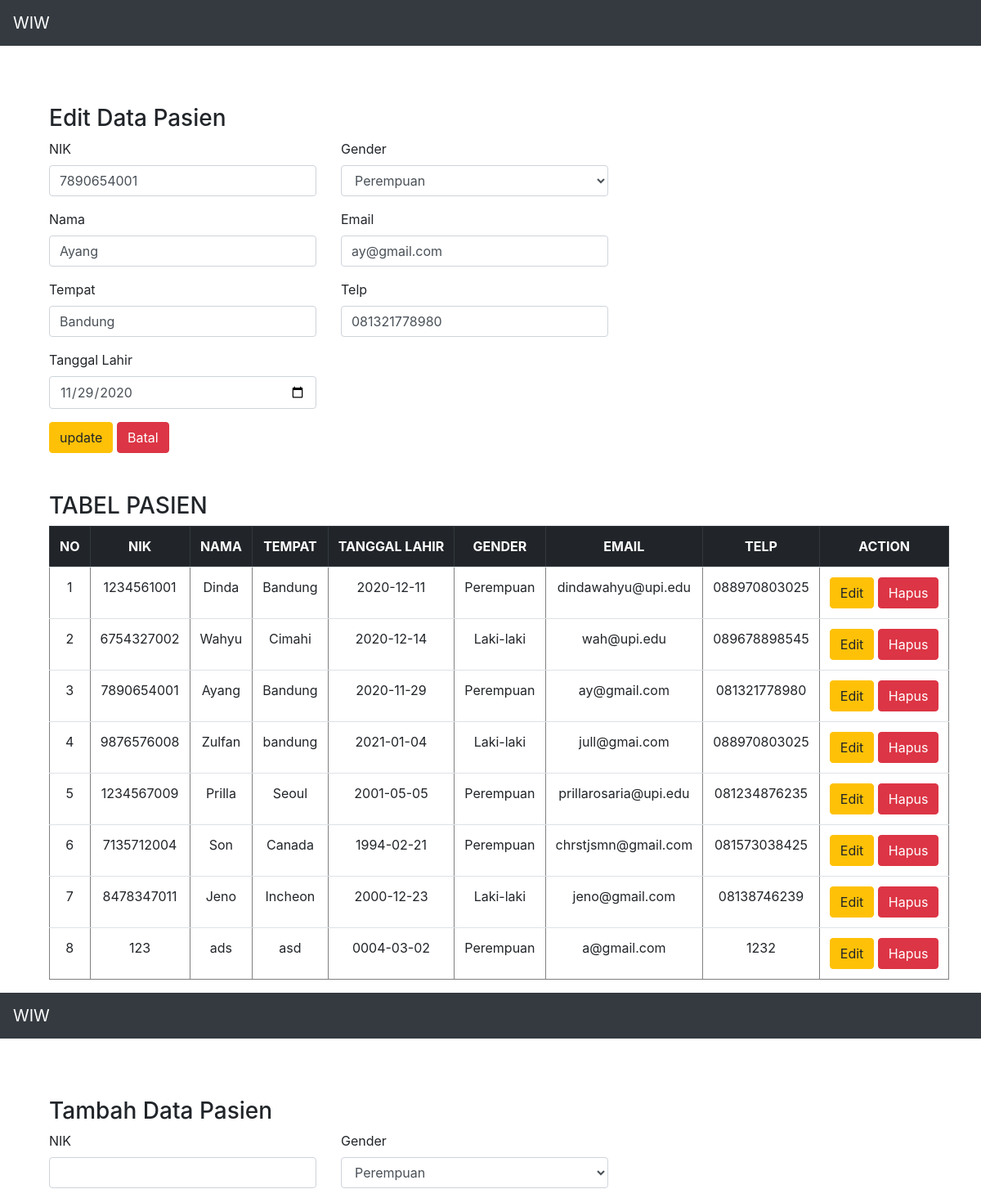
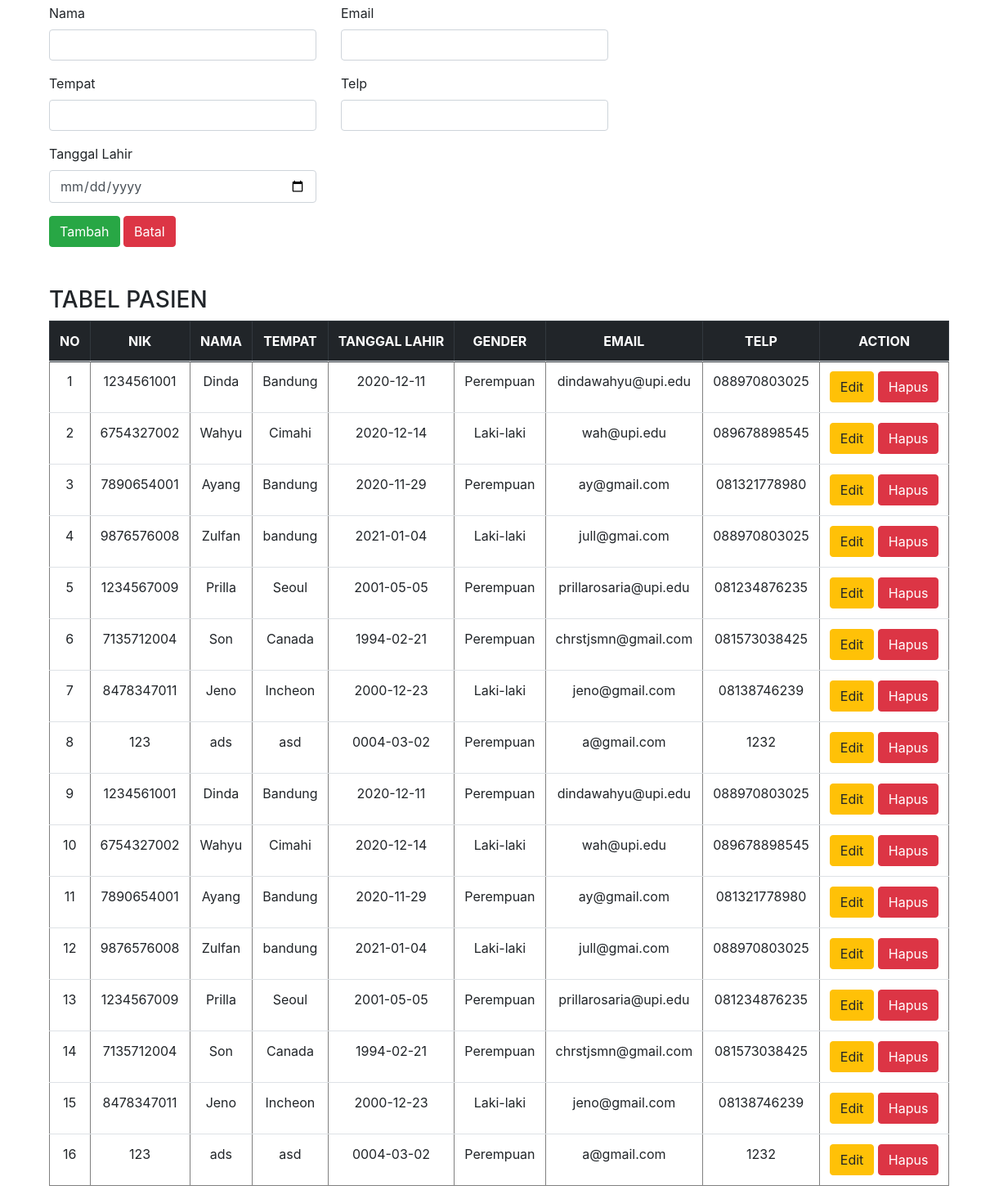
The page /index.php?id_edit=4 on the database its author committed (2 pictures, top to bottom).
### tables this page shows
CREATE TABLE `pasien` (
  `id` int(11) NOT NULL,
  `nik` varchar(100) NOT NULL,
  `nama` varchar(100) NOT NULL,
  `tempat` varchar(100) NOT NULL,
  `tl` varchar(100) NOT NULL,
  `gender` varchar(10) NOT NULL,
  `email` varchar(100) NOT NULL,
  `telp` varchar(100) NOT NULL
);

### presenter/ProsesPasien.php (called while the page is built, shortened)
<?php
class ProsesPasien implements KontrakPresenter
{
	private $tabelpasien;
	private $data = [];
	function ProsesPasien()
	{
		try {
			$db_host = "localhost";
			$db_user = "root";
			$db_password = "";
			$db_name = "mvp_01";
			$this->tabelpasien = new TabelPasien($db_host, $db_user, $db_password, $db_name);
			$this->data = array();
		} catch (Exception $e) {
			echo "wiw error" . $e->getMessage();
		}
	}
	function prosesDataPasien()
	{
		try {
			$this->tabelpasien->open();
			$this->tabelpasien->getPasien();
			while ($row = $this->tabelpasien->getResult()) {
				$this->data[] = $row;
			}
		} catch (Exception $e) {
			echo "wiw error part 2" . $e->getMessage();
		}
	}
	function AmbilDataPasien($id)
	{
		try {
			$this->tabelpasien->open();
			$this->tabelpasien->getPasienById($id);
			$this->data[] = $this->tabelpasien->getResult();
		} catch (Exception $e) {
			echo "wiw error part 3" . $e->getMessage();
		}
	}
	function getId($i)
	{
		return $this->data[$i]['id'];
	}
	function getNik($i)
	{
		return $this->data[$i]['nik'];
	}
	function getNama($i)
	{
		return $this->data[$i]['nama'];
	}
	function getTempat($i)
	{
		return $this->data[$i]['tempat'];
	}
	function getTl($i)
	{
		return $this->data[$i]['tl'];
	}
	function getGender($i)
	{
		return $this->data[$i]['gender'];
	}
	function getSize()
	{
		return sizeof($this->data);
	}
	function getEmail($i)
	{
		return $this->data[$i]['email'];
	}
	function getTelp($i)
	{
		return $this->data[$i]['telp'];
	}
}

### model/DB.class.php (called while the page is built, shortened)
<?php
class DB
{
	var $db_host = '';
	var $db_user = '';
	var $db_password = '';
	var $db_name = '';
	var $db_link = '';
	function DB($db_host = '', $db_user = '', $db_password = '', $db_name = '')
	{
		$this->db_host = $db_host;
		$this->db_user = $db_user;
		$this->db_password = $db_password;
		$this->db_name = $db_name;
	}
	function open()
	{
		$this->db_link = mysqli_connect($this->db_host, $this->db_user, $this->db_password, $this->db_name);
	}
	function execute($query = "")
	{
		$this->result = mysqli_query($this->db_link, $query);
		return $this->result;
	}
}

### model/TabelPasien.class.php (called while the page is built, shortened)
<?php
class TabelPasien extends DB
{
	function getPasien()
	{
		$query = "SELECT * FROM pasien";
		return $this->execute($query);
	}
	function getPasienById($id)
	{
		$query = "SELECT * FROM pasien WHERE id = $id";
		return $this->execute($query);
	}
}

### view/TampilPasien.php (the view, shortened to what this page needs)
<?php
include("presenter/ProsesPasien.php");
class TampilPasien implements KontrakView
{
	private $prosespasien;
	private $ambilpasien;
	function TampilPasien(){
		$this->prosespasien = new ProsesPasien();
		$this->ambilpasien = new ProsesPasien();
	}
	function tampil(){
		$this->prosespasien->prosesDataPasien();
		$data = null;
		for ($i = 0; $i < $this->prosespasien->getSize(); $i++) {
			$no = $i + 1;
			$data .= "<tr>
			<td>" . $no . "</td>
			<td>" . $this->prosespasien->getNik($i) . "</td>
			<td>" . $this->prosespasien->getNama($i) . "</td>
			<td>" . $this->prosespasien->getTempat($i) . "</td>
			<td>" . $this->prosespasien->getTl($i) . "</td>
			<td>" . $this->prosespasien->getGender($i) . "</td>
			<td>" . $this->prosespasien->getEmail($i) . "</td>
			<td>" . $this->prosespasien->getTelp($i) . "</td>
			<td>
			<a href='index.php?id_edit=" . $this->prosespasien->getId($i) .  "' class='btn btn-warning' '>Edit</a>
            <a href='index.php?id_hapus=" . $this->prosespasien->getId($i) . "' class='btn btn-danger' '>Hapus</a> </td>";
		}
		$add = " <h3>Tambah Data Pasien</h3>
				<form action='index.php' method='post' class='mb-5'>
					<div class='row'>
						<div class='col'>
							<div class='row form-row'>
								<div class='form-group col'>
									<label for='Nik'>NIK</label>
									<input type='text' class='form-control' name='Nik' />
								</div>
							</div>
							<div class='row form-row'>
								<div class='form-group col'>
									<label for='Nama'>Nama</label>
									<input type='text' class='form-control' name='Nama' />
								</div>
							</div>
							<div class='row form-row'>
								<div class='form-group col'>
									<label for='Tempat'>Tempat</label>
									<input type='text' class='form-control' name='Tempat' />
								</div>
							</div>
							<div class='row form-row'>
								<div class='form-group col'>
									<label for='Tl'>Tanggal Lahir</label>
									<input type='date' class='form-control' name='Tl' />
								</div>
							</div>
						</div>
						<div class='col'>
							<div class='row form-row'>
								<div class='form-group col'>
									<label for='Gender'>Gender</label>
									<select name='Gender' id='Gender' class='form-control'>
										<option value='Perempuan'>Perempuan</option>
										<option value='Laki-Laki'>Laki-Laki</option>
									</select>
								</div>
							</div>
							<div class='row form-row'>
								<div class='form-group col'>
									<label for='Email'>Email</label>
									<input type='text' class='form-control' name='Email' />
								</div>
							</div>
							<div class='row form-row'>
								<div class='form-group col'>
									<label for='Telp'>Telp</label>
									<input type='text' class='form-control' name='Telp' />
								</div>
							</div>
						</div>
					</div>
					<input type='submit' value='Tambah' name='submit' class='btn btn-success'>
					<input type='reset' value='Batal' name='reset' class='btn btn-danger'>
				</form>";
	}
	function EditDataPasien($id){
		$this->prosespasien->prosesDataPasien();
		$data = null;
		for ($i = 0; $i < $this->prosespasien->getSize(); $i++) {
			$no = $i + 1;
			$data .= "<tr>
			<td>" . $no . "</td>
			<td>" . $this->prosespasien->getNik($i) . "</td>
			<td>" . $this->prosespasien->getNama($i) . "</td>
			<td>" . $this->prosespasien->getTempat($i) . "</td>
			<td>" . $this->prosespasien->getTl($i) . "</td>
			<td>" . $this->prosespasien->getGender($i) . "</td>
			<td>" . $this->prosespasien->getEmail($i) . "</td>
			<td>" . $this->prosespasien->getTelp($i) . "</td>
			<td>
			<a href='index.php?id_edit=" . $this->prosespasien->getId($i) .  "' class='btn btn-warning' '>Edit</a>
            <a href='index.php?id_hapus=" . $this->prosespasien->getId($i) . "' class='btn btn-danger' '>Hapus</a> </td>";
		}
		$this->ambilpasien->AmbilDataPasien($id);
		$add = "<h3>Edit Data Pasien</h3>
				<form action='index.php' method='post' class='mb-5'>
					<div class='row'>
						<div class='col'>
							<div class='row form-row'>
								<div class='form-group col'>
									<label for='Nik'>NIK</label>
									<input type='text' class='form-control' name='Nik' value='". $this->ambilpasien->getNik(0) . "' />
								</div>
							</div>
							<div class='row form-row'>
								<div class='form-group col'>
									<label for='Nama'>Nama</label>
									<input type='text' class='form-control' name='Nama' value='". $this->ambilpasien->getNama(0) . "' />
								</div>
							</div>
							<div class='row form-row'>
								<div class='form-group col'>
									<label for='Tempat'>Tempat</label>
									<input type='text' class='form-control' name='Tempat' value='". $this->ambilpasien->getTempat(0) . "' />
								</div>
							</div>
							<div class='row form-row'>
								<div class='form-group col'>
									<label for='Tl'>Tanggal Lahir</label>
									<input type='date' class='form-control' name='Tl' value='". $this->ambilpasien->getTl(0) . "'/>
								</div>
							</div>
						</div>
						<div class='col'>
							<div class='row form-row'>
								<div class='form-group col'>
									<label for='Gender'>Gender</label>
									<select name='Gender' id='Gender' class='form-control'>
										<option value='Perempuan'>Perempuan</option>
										<option value='Laki-Laki'>Laki-Laki</option>
									</select>
								</div>
							</div>
							<div class='row form-row'>
								<div class='form-group col'>
									<label for='Email'>Email</label>
									<input type='text' class='form-control' name='Email' value='". $this->ambilpasien->getEmail(0) . "'/>
								</div>
							</div>
							<div class='row form-row'>
								<div class='form-group col'>
									<label for='Telp'>Telp</label>
									<input type='text' class='form-control' name='Telp' value='". $this->ambilpasien->getTelp(0) . "'/>
								</div>
							</div>
							<div class='row form-row invisible'>
								<div class='form-group col'>
									<label for='Nik'>NIK</label>
									<input type='text' class='form-control' name='id' value='". $this->ambilpasien->getId(0) . "' />
								</div>
							</div>
						</div>
					</div>
					<input type='submit' value='update' name='update' class='btn btn-warning'>
					<input type='reset' value='Batal' name='reset' class='btn btn-danger'>
				</form>";
	}
}

### rows shown on the page
pasien: Nik "7890654001", Nama "Ayang", Tempat "Bandung", Tl "11/29/2020", Email "ay@gmail.com", Telp "081321778980", no "3", nik "7890654001", nama "Ayang", tempat "Bandung", tl "2020-11-29", gender "Perempuan", email "ay@gmail.com", telp "081321778980"
pasien: no "1", nik "1234561001", nama "Dinda", tempat "Bandung", tl "2020-12-11", gender "Perempuan", email "dindawahyu@upi.edu", telp "088970803025"
pasien: no "2", nik "6754327002", nama "Wahyu", tempat "Cimahi", tl "2020-12-14", gender "Laki-laki", email "wah@upi.edu", telp "089678898545"
pasien: no "4", nik "9876576008", nama "Zulfan", tempat "bandung", tl "2021-01-04", gender "Laki-laki", email "jull@gmai.com", telp "088970803025"
pasien: no "5", nik "1234567009", nama "Prilla", tempat "Seoul", tl "2001-05-05", gender "Perempuan", email "prillarosaria@upi.edu", telp "081234876235"
pasien: no "6", nik "7135712004", nama "Son", tempat "Canada", tl "1994-02-21", gender "Perempuan", email "chrstjsmn@gmail.com", telp "081573038425"
pasien: no "7", nik "8478347011", nama "Jeno", tempat "Incheon", tl "2000-12-23", gender "Laki-laki", email "jeno@gmail.com", telp "08138746239"
pasien: no "8", nik "123", nama "ads", tempat "asd", tl "0004-03-02", gender "Perempuan", email "a@gmail.com", telp "1232"

### other values the page prints
$this->content "WIW TABEL PASIEN NO NIK NAMA TEMPAT TANGGAL LAHIR GENDER EMAIL TELP ACTION WIW TABEL PASIEN NO NIK NAMA TEMPAT TANGGAL LAHIR GENDER EMAIL TELP ACTION"
$no "1"
$no "2"
$no "3"
$no "4"
$no "5"
$no "6"
$no "7"
$no "8"
$no "9"
$no "10"
$no "11"
$no "12"
$no "13"
$no "14"
